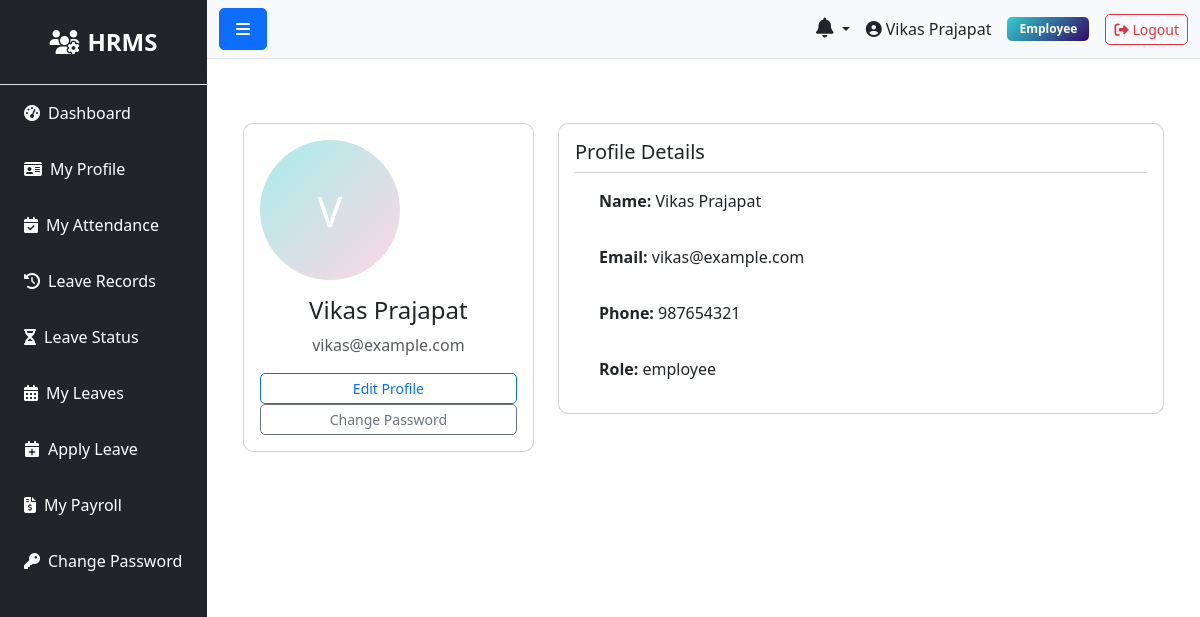
/user/profile (signed in), run on an earlier commit of the app's database.
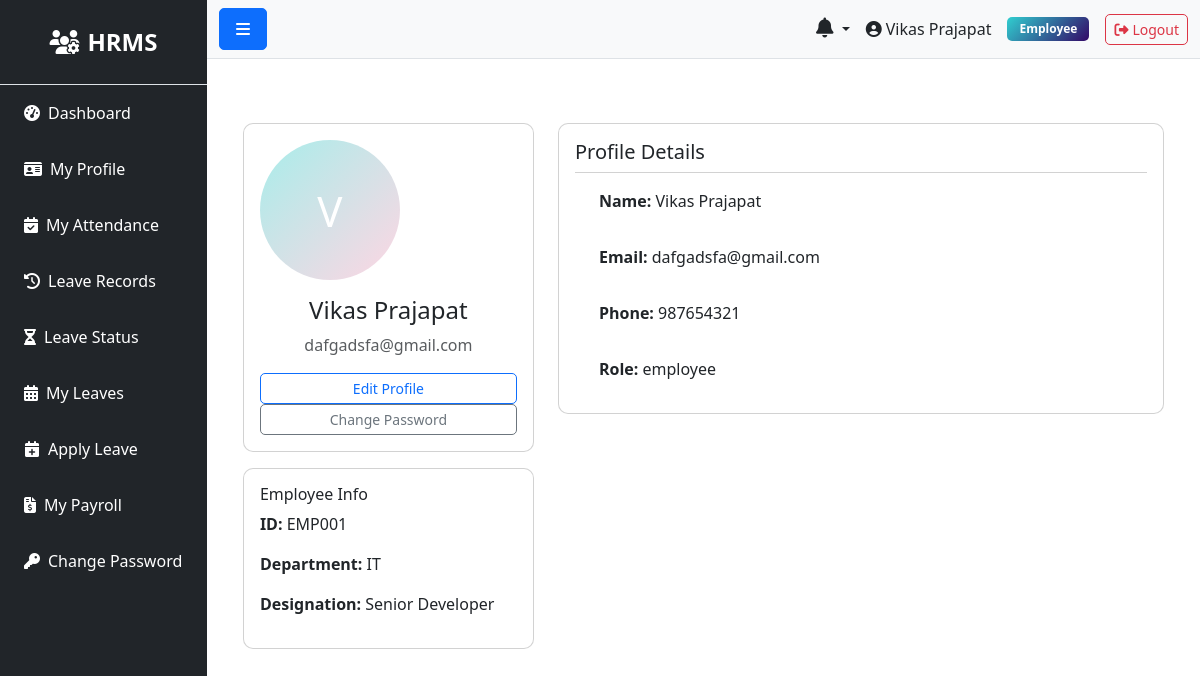
And on a later commit of the database.
### models.py (models this page shows, shortened)
class User(UserMixin, db.Model):
    __tablename__ = 'users'
    id = db.Column(db.Integer, primary_key=True)
    role_id = db.Column(db.Integer, db.ForeignKey('roles.id'), nullable=False)
    name = db.Column(db.String(100), nullable=False)
    email = db.Column(db.String(100), unique=True, nullable=False)
    phone = db.Column(db.String(20))
    status = db.Column(db.String(20), default='active')
    password = db.Column(db.String(255), nullable=False)
    remember_token = db.Column(db.String(100))
    email_verified_at = db.Column(db.DateTime)
    created_at = db.Column(db.DateTime, default=datetime.utcnow)
    updated_at = db.Column(db.DateTime, default=datetime.utcnow, onupdate=datetime.utcnow)

class Employee(db.Model):
    __tablename__ = 'employees'
    id = db.Column(db.Integer, primary_key=True)
    department_id = db.Column(db.Integer, db.ForeignKey('departments.id'))
    designation_id = db.Column(db.Integer, db.ForeignKey('designations.id'))
    schedule_id = db.Column(db.Integer, db.ForeignKey('schedules.id'))
    firstname = db.Column(db.String(100), nullable=False)
    lastname = db.Column(db.String(100), nullable=False)
    unique_id = db.Column(db.String(50), unique=True)
    email = db.Column(db.String(100), unique=True)
    phone = db.Column(db.String(20))
    address = db.Column(db.Text)
    dob = db.Column(db.Date)
    gender = db.Column(db.String(10))
    religion = db.Column(db.String(50))
    marital = db.Column(db.String(20))
    image = db.Column(db.String(255))  # Store image filename
    aadhar_file = db.Column(db.String(255))
    resume_file = db.Column(db.String(255))
    status = db.Column(db.String(20), default='active')
    created_at = db.Column(db.DateTime, default=datetime.utcnow)
    updated_at = db.Column(db.DateTime, default=datetime.utcnow, onupdate=datetime.utcnow)
    attendances = db.relationship('Attendance', backref='employee', lazy=True, cascade='all, delete-orphan')
    checks = db.relationship('Check', backref='employee', lazy=True, cascade='all, delete-orphan')
    salary = db.relationship('Salary', backref='employee', uselist=False, cascade='all, delete-orphan')
    leaves = db.relationship('Leave', backref='employee', lazy=True, cascade='all, delete-orphan')
    late_times = db.relationship('LateTime', backref='employee', lazy=True, cascade='all, delete-orphan')
    over_times = db.relationship('OverTime', backref='employee', lazy=True, cascade='all, delete-orphan')
    payrolls = db.relationship('Payroll', backref='employee', lazy=True, cascade='all, delete-orphan')
    documents = db.relationship('Document', backref='employee', lazy=True, cascade='all, delete-orphan')
    reviews = db.relationship('PerformanceReview', backref='employee', lazy=True, cascade='all, delete-orphan', foreign_keys='PerformanceReview.employee_id')

class Department(db.Model):
    __tablename__ = 'departments'
    id = db.Column(db.Integer, primary_key=True)
    name = db.Column(db.String(100), nullable=False)
    description = db.Column(db.Text)
    created_at = db.Column(db.DateTime, default=datetime.utcnow)
    updated_at = db.Column(db.DateTime, default=datetime.utcnow, onupdate=datetime.utcnow)
    employees = db.relationship('Employee', backref='department', lazy=True)

class Designation(db.Model):
    __tablename__ = 'designations'
    id = db.Column(db.Integer, primary_key=True)
    name = db.Column(db.String(100), nullable=False)
    description = db.Column(db.Text)
    created_at = db.Column(db.DateTime, default=datetime.utcnow)
    updated_at = db.Column(db.DateTime, default=datetime.utcnow, onupdate=datetime.utcnow)
    employees = db.relationship('Employee', backref='designation', lazy=True)

### routes/user.py (the view)
@bp.route('/profile')
@login_required
def profile():
    user = current_user
    try:
        employee = Employee.query.filter_by(email=user.email).first()
    except Exception:
        employee = None
    return render_template('admin/user/profile.html', user=user, employee=employee)

### app.py (called while the page is built)
@login_manager.user_loader
def load_user(user_id):
    try:
        return db.session.get(User, int(user_id))
    except Exception as e:
        app.logger.error(f'Error loading user {user_id}: {str(e)}')
        return None

@app.context_processor
def inject_user():
    pending_leaves = 0
    unread_notifications_count = 0
    recent_notifications = []
    try:
        if current_user.is_authenticated:
            if getattr(current_user, 'role', None) and current_user.role.name in ['superadmin', 'hr']:
                from models import Leave
                pending_leaves = Leave.query.filter_by(status='pending').count()
            unread_notifications_count = Notification.query.filter_by(user_id=current_user.id, is_read=False).count()
            recent_notifications = Notification.query.filter_by(user_id=current_user.id).order_by(Notification.created_at.desc()).limit(5).all()
    except Exception:
        pass
    return dict(current_user=current_user, pending_leaves=pending_leaves, unread_notifications_count=unread_notifications_count, recent_notifications=recent_notifications)

### templates/admin/user/profile.html
{% extends 'base.html' %}
{% block content %}
<div class="container mt-4">
  <div class="row">
    <div class="col-md-4">
      <div class="card p-3 text-center">
        {% if employee and employee.image %}
          <img src="{{ url_for('static', filename='uploads/employees/' ~ employee.image) }}" class="rounded-circle" width="140" height="140" alt="{{ employee.firstname }}">
        {% else %}
          <div class="rounded-circle bg-secondary text-white d-flex align-items-center justify-content-center" style="width:140px;height:140px;font-size:42px">{{ (employee.firstname[0] if employee else user.name[0])|upper }}</div>
        {% endif %}
        <h4 class="mt-3">{{ user.name }}</h4>
        <p class="text-muted">{{ user.email }}</p>
        <a href="{{ url_for('user.edit_profile') }}" class="btn btn-outline-primary btn-sm">Edit Profile</a>
        <a href="{{ url_for('user.change_password') }}" class="btn btn-outline-secondary btn-sm">Change Password</a>
      </div>
      {% if employee %}
      <div class="card mt-3 p-3">
        <h6>Employee Info</h6>
        <p><strong>ID:</strong> {{ employee.unique_id or ('EMP-' ~ employee.id) }}</p>
        <p><strong>Department:</strong> {{ employee.department.name if employee.department else '-' }}</p>
        <p><strong>Designation:</strong> {{ employee.designation.name if employee.designation else '-' }}</p>
      </div>
      {% endif %}
    </div>
    <div class="col-md-8">
      <div class="card p-3">
        <h5>Profile Details</h5>
        <ul class="list-group list-group-flush">
          <li class="list-group-item"><strong>Name:</strong> {{ user.name }}</li>
          <li class="list-group-item"><strong>Email:</strong> {{ user.email }}</li>
          <li class="list-group-item"><strong>Phone:</strong> {{ user.phone or '-' }}</li>
          <li class="list-group-item"><strong>Role:</strong> {{ user.role.name if user.role else '-' }}</li>
        </ul>
      </div>
    </div>
  </div>
</div>
{% endblock %}

### templates/base.html (shortened to what the changed rows need)
<!DOCTYPE html>
<html lang="en">
<head>
    <link href="https://cdn.jsdelivr.net/npm/bootstrap@5.3.0/dist/css/bootstrap.min.css" rel="stylesheet">
    <link rel="stylesheet" href="https://cdnjs.cloudflare.com/ajax/libs/font-awesome/6.4.0/css/all.min.css">
    <link rel="stylesheet" href="{{ url_for('static', filename='css/style.css') }}">
</head>
<body>
    {% if current_user.is_authenticated %}
    {% set role_name = (current_user.role.name if current_user.role and current_user.role.name else 'employee') %}
    {% set dashboard_map = {
        'superadmin': 'admin.superadmin_dashboard',
        'admin': 'admin.admin_dashboard',
        'hr': 'admin.hr_dashboard',
        'payroll': 'admin.payroll_dashboard',
        'moderator': 'admin.moderator_dashboard',
        'employee': 'user.dashboard'
    } %}
    {% set dashboard_endpoint = dashboard_map.get(role_name, 'user.dashboard') %}
    <div class="d-flex" id="wrapper">
        <div class="bg-dark text-white" id="sidebar-wrapper">
            <div class="sidebar-heading text-center py-4 fs-4 fw-bold border-bottom">
                <i class="fas fa-users-cog me-2"></i>HRMS
            </div>
            <div class="list-group list-group-flush">
                <a href="{{ url_for(dashboard_endpoint) }}" class="list-group-item list-group-item-action bg-dark text-white">
                    <i class="fas fa-tachometer-alt me-2"></i>Dashboard
                </a>
                {% if role_name == 'employee' %}
                <a href="{{ url_for('employee.profile') }}" class="list-group-item list-group-item-action bg-dark text-white">
                    <i class="fas fa-id-card me-2"></i>My Profile
                </a>
                <a href="{{ url_for('employee.my_attendance') }}" class="list-group-item list-group-item-action bg-dark text-white">
                    <i class="fas fa-calendar-check me-2"></i>My Attendance
                </a>
                <a href="{{ url_for('employee.leave_records') }}" class="list-group-item list-group-item-action bg-dark text-white">
                    <i class="fas fa-history me-2"></i>Leave Records
                </a>
                <a href="{{ url_for('employee.leave_status') }}" class="list-group-item list-group-item-action bg-dark text-white">
                    <i class="fas fa-hourglass-half me-2"></i>Leave Status
                </a>
                <a href="{{ url_for('employee.my_leaves') }}" class="list-group-item list-group-item-action bg-dark text-white">
                    <i class="fas fa-calendar-alt me-2"></i>My Leaves
                </a>
                <a href="{{ url_for('employee.apply_leave') }}" class="list-group-item list-group-item-action bg-dark text-white">
                    <i class="fas fa-calendar-plus me-2"></i>Apply Leave
                </a>
                <a href="{{ url_for('employee.my_payroll') }}" class="list-group-item list-group-item-action bg-dark text-white">
                    <i class="fas fa-file-invoice-dollar me-2"></i>My Payroll
                </a>
                <a href="{{ url_for('employee.change_password') }}" class="list-group-item list-group-item-action bg-dark text-white">
                    <i class="fas fa-key me-2"></i>Change Password
                </a>
                {% endif %}
            </div>
        </div>
        <div id="page-content-wrapper" class="w-100">
            <nav class="navbar navbar-expand-lg navbar-light bg-light border-bottom">
                <div class="container-fluid">
                    <button class="btn btn-primary" id="menu-toggle">
                        <i class="fas fa-bars"></i>
                    </button>
                    <div class="ms-auto d-flex align-items-center">
                        <div class="dropdown me-3">
                            <a class="nav-link dropdown-toggle position-relative text-dark" href="#" id="notificationsDropdown" role="button" data-bs-toggle="dropdown" aria-expanded="false">
                                <i class="fas fa-bell fs-5"></i>
                            </a>
                        </div>
                        <span class="me-3">
                            <i class="fas fa-user-circle me-1"></i>{{ current_user.name }}
                        </span>
                        <span class="badge bg-info me-3">{{ role_name|title }}</span>
                        <a href="{{ url_for('auth.logout') }}" class="btn btn-outline-danger btn-sm">
                            <i class="fas fa-sign-out-alt me-1"></i>Logout
                        </a>
                    </div>
                </div>
            </nav>
            <div class="container-fluid p-4">
                {% block content %}{% endblock %}
            </div>
        </div>
    </div>
    {% endif %}
</body>
</html>

What changed in the data, as far as the page shows it:
changed User "Vikas Prajapat": email "vikas@example.com" → "dafgadsfa@gmail.com"
now on this page (row unchanged): Employee: firstname "V", unique "EMP001"
now on this page (row unchanged): Department: department "IT"
now on this page (row unchanged): Designation: designation "Senior Developer"
Also different on the page:
text now shown: "Employee Info ID: Department: Designation:"
